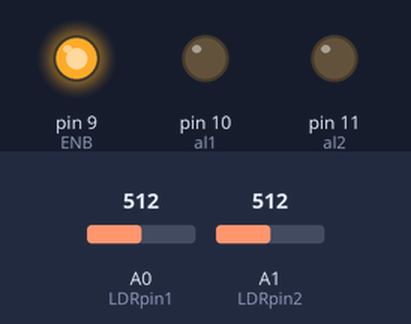
Recording of a sketch running on a simulated Arduino Uno, built with avr-gcc and run on an emulated ATmega328P. Parts: output pins drawn as LEDs (lit = HIGH). The test bench sets the inputs (shaded band); at power-on: A0 (LDRpin1) = 512, A1 (LDRpin2) = 512. The local clock reads 2024-03-15 10:24:30 at power-on unless the sketch sets it; what the sketch prints to the serial monitor is not drawn.

Above: at 1.2 s.
1.3 s: A0 (LDRpin1) set to 554
2.8 s: A0 (LDRpin1) set to 572
At 3.4 s:
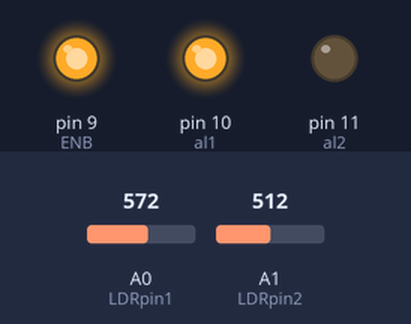
4.3 s: A1 (LDRpin2) set to 538
At 5.5 s:
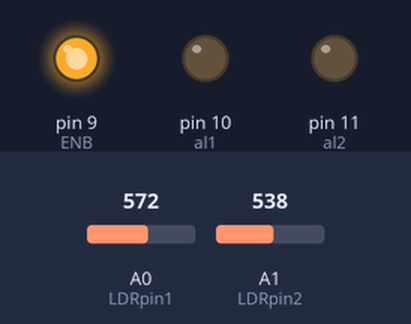
5.8 s: A1 (LDRpin2) set to 608
7.3 s: A1 (LDRpin2) set to 638
At 8.1 s:
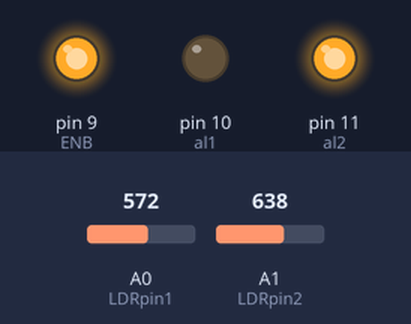
8.8 s: A1 (LDRpin2) set to 511
At 9.2 s:
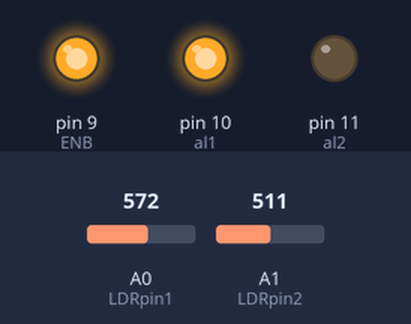
Timing chart, 0 to 11.8 s (numbered marks = the images above; inputs shaded):
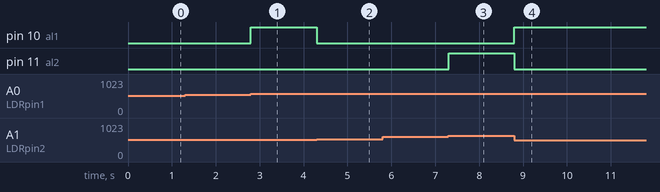

Measured:
- the behaviour switches between 562 and 563 on A0 (LDRpin1) (found by bisection; images 0 and 1)
- the behaviour switches between 521 and 522 on A1 (LDRpin2) (found by bisection; images 1 and 2)
- the behaviour switches between 622 and 623 on A1 (LDRpin2) (found by bisection; images 2 and 3)
- after the input at 1.3 s, every drawn part: stays the same
- after the input at 2.8 s, pin 10 (al1): LOW → HIGH at once
- after the input at 4.3 s, pin 10 (al1): HIGH → LOW at once
- after the input at 5.8 s, every drawn part: stays the same
- after the input at 7.3 s, pin 11 (al2): LOW → HIGH at once
- after the input at 8.8 s, pin 10 (al1): LOW → HIGH at once; pin 11 (al2): HIGH → LOW at once

The sketch:

Draft5_Pico.ino
```cpp
#include <DS3232RTC.h>      // https://github.com/JChristensen/DS3232RTC
//#include <Streaming.h>      // https://github.com/janelia-arduino/Streaming
DS3232RTC myRTC;
//#include <EEPROM.h>
//#include "Wire.h"
//#include "I2C_eeprom.h"
//I2C_eeprom ee(0x50, I2C_DEVICESIZE_24LC256);

int LDRpin1 = A0;
int LDRpin2 = A1;
int ENB=9;
int al1=10;
int al2=11;
int reading1 = 0;
int reading2 = 0;
int diff = 0;
int mindiff=50;
int address = 0;
int maxaddress = 72;

void digitalClockDisplay()
{
    // digital clock display of the time
    Serial.print(hour());
    printDigits(minute());
    printDigits(second());
    Serial.print(' ');
    Serial.print(day());
    Serial.print(' ');
    Serial.print(month());
    Serial.print(' ');
    Serial.print(year());
    Serial.println();
}

void printDigits(int digits)
{
    // utility function for digital clock display: prints preceding colon and leading 0
    Serial.print(':');
    if(digits < 10)
        Serial.print('0');
    Serial.print(digits);
}


void setup()
{
    Wire.begin(); // initialise the connection
    pinMode(ENB, OUTPUT);
    pinMode(al1, OUTPUT); // Configure pin 10 as an Output
    pinMode(al2, OUTPUT); // Configure pin 11 as an Output
    digitalWrite(ENB,HIGH);  ///for Actuator
    pinMode(LDRpin1, INPUT);
    pinMode(LDRpin2, INPUT);
     Serial.begin(115200);
    myRTC.begin();
    setSyncProvider(myRTC.get);   // the function to get the time from the RTC
    if(timeStatus() != timeSet)
        Serial.println("Unable to sync with the RTC");
    else
        Serial.println("RTC has set the system time");

}

void loop()
{

  //clock setup ends

  int hr=hour();
  int mn=minute();
  int sc=second();
  if(mn %2 !=0 || mn %2 ==0)//********Change sc to mn and change it to 20******
  {

  if(sc%20==0)
 {
  Serial.println("Starting recording...");
   for(int address=0;address <=maxaddress;address++)
   {
     reading1 = analogRead(LDRpin1);
      reading2 = analogRead(LDRpin2);
      diff=reading1-reading2;
////      i2c_eeprom_write_page(0x57, 0, (byte *)diff, sizeof(diff));
//
//    //EEPROM.update(address, diff); //EEPROM of Arduino Mega
//    //delay(15);

    Serial.print(address);
  Serial.print("\t");
  Serial.print(hr );
 Serial.print("\t");
  Serial.print(mn );
 Serial.print("\t");
  Serial.print(sc );
 Serial.print("\t");
  Serial.print(diff);
  Serial.println();
  delay(200);

}}
}


//  }
//
//
//
reading1 = analogRead(LDRpin1);
        reading2 = analogRead(LDRpin2);
        diff=reading1-reading2;
  if(abs(diff)>mindiff)
  {
  if (diff> 0)
  {
    digitalWrite(al1,HIGH);
    digitalWrite(al2,LOW);
  }
    else
  {
    digitalWrite(al2,HIGH);
    digitalWrite(al1,LOW);
  }
  }
 else
  {
     digitalWrite(al1,LOW);
    digitalWrite(al2,LOW);

  }
}
  //else
//  {
//
//    }}
//   }
//
```
